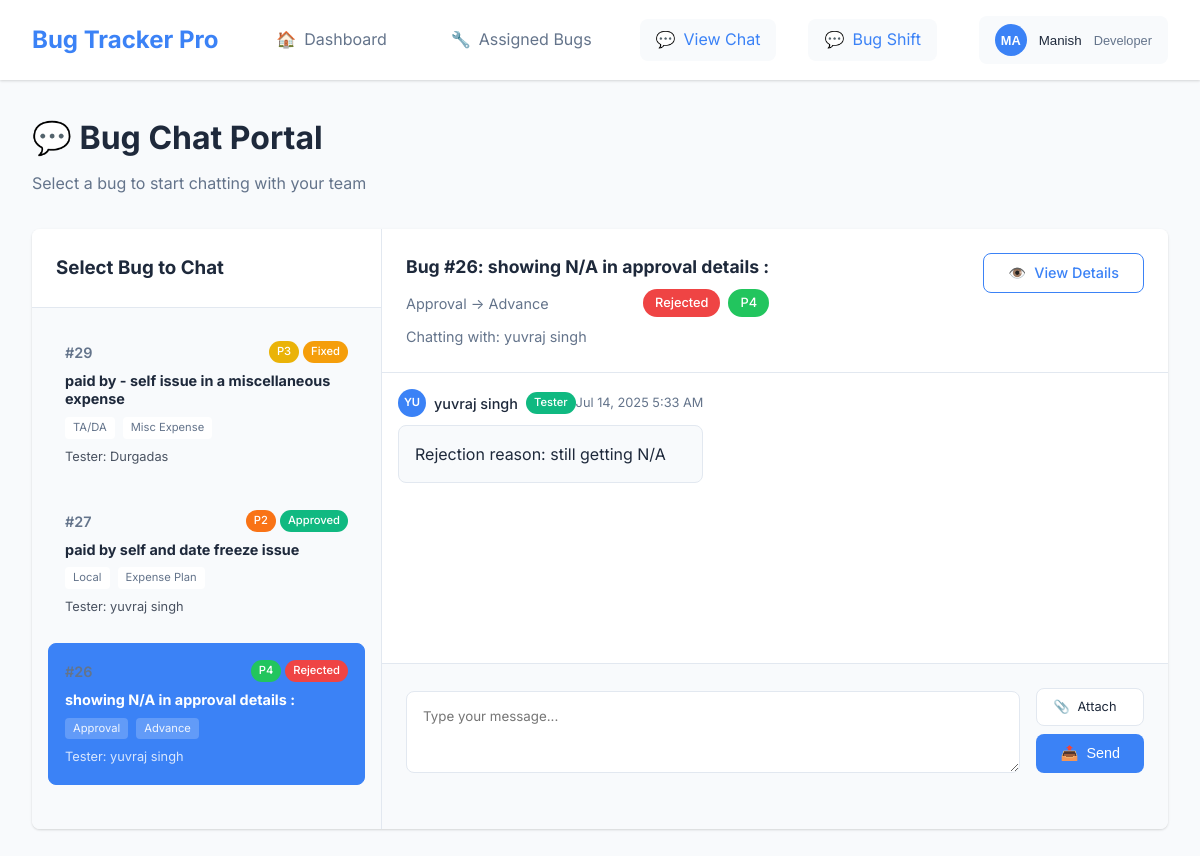
Screenshot of /chat_portal.php?bug_id=26 (signed in) with the database file from the repository.
### tables this page shows
CREATE TABLE `bug_tickets` (
  `id` int NOT NULL,
  `title` varchar(500) NOT NULL,
  `description` text NOT NULL,
  `priority` enum('P1','P2','P3','P4') NOT NULL,
  `visible_impact` text,
  `screenshot` varchar(255) DEFAULT NULL,
  `assigned_dev_id` int DEFAULT NULL,
  `created_by` int NOT NULL,
  `status` enum('pending','in_progress','fixed','approved','rejected') DEFAULT 'pending',
  `created_at` timestamp NOT NULL DEFAULT CURRENT_TIMESTAMP,
  `updated_at` timestamp NOT NULL DEFAULT CURRENT_TIMESTAMP ON UPDATE CURRENT_TIMESTAMP,
  `module` varchar(255) DEFAULT NULL,
  `submodule` varchar(255) DEFAULT NULL,
  `project_id` int DEFAULT NULL
);

CREATE TABLE `users` (
  `id` int NOT NULL,
  `name` varchar(255) NOT NULL,
  `email` varchar(255) NOT NULL,
  `password` varchar(255) NOT NULL,
  `role` enum('tester','developer','admin') NOT NULL DEFAULT 'tester',
  `created_at` timestamp NOT NULL DEFAULT CURRENT_TIMESTAMP,
  `updated_at` timestamp NOT NULL DEFAULT CURRENT_TIMESTAMP ON UPDATE CURRENT_TIMESTAMP
);

CREATE TABLE `bug_remarks` (
  `id` int NOT NULL,
  `bug_id` int NOT NULL,
  `user_id` int NOT NULL,
  `remark` text NOT NULL,
  `image` varchar(255) DEFAULT NULL,
  `timestamp` timestamp NOT NULL DEFAULT CURRENT_TIMESTAMP
);

### config.php (called while the page is built, shortened)
<?php
function getUserRole() {
    return $_SESSION['user_role'] ?? null;
}
function formatDate($date) {
    return date('M d, Y g:i A', strtotime($date));
}
function getPriorityColor($priority) {
    switch($priority) {
        case 'P2': return '#f97316';
        case 'P3': return '#eab308';
        case 'P4': return '#22c55e';
    }
}
function getStatusColor($status) {
    switch($status) {
        case 'fixed': return '#f59e0b';
        case 'approved': return '#10b981';
        case 'rejected': return '#ef4444';
    }
}
?>

### chat_portal.php (the view, shortened to what this page needs)
<?php
require_once 'config.php';
$userRole = getUserRole();
$selectedBugId = intval($_GET['bug_id'] ?? 0);
$bugs = [];
try {
    if ($userRole == 'tester') {
        $stmt = $pdo->prepare("
            SELECT bt.id, bt.title, bt.module, bt.submodule, bt.status, bt.priority, u.name as developer_name
            FROM bug_tickets bt
            LEFT JOIN users u ON bt.assigned_dev_id = u.id
            WHERE bt.created_by = ?
            ORDER BY bt.created_at DESC
        ");
        $stmt->execute([$_SESSION['user_id']]);
    } elseif ($userRole == 'developer') {
        $stmt = $pdo->prepare("
            SELECT bt.id, bt.title, bt.module, bt.submodule, bt.status, bt.priority, u.name as tester_name
            FROM bug_tickets bt
            JOIN users u ON bt.created_by = u.id
            WHERE bt.assigned_dev_id = ?
            ORDER BY bt.created_at DESC
        ");
        $stmt->execute([$_SESSION['user_id']]);
    }
    $bugs = $stmt->fetchAll();
} catch (PDOException $e) {
    $error = 'Failed to load bugs';
}
$selectedBug = null;
if ($selectedBugId > 0) {
    try {
        if ($userRole == 'tester') {
            $stmt = $pdo->prepare("
                SELECT bt.*, u.name as developer_name
                FROM bug_tickets bt
                LEFT JOIN users u ON bt.assigned_dev_id = u.id
                WHERE bt.id = ? AND bt.created_by = ?
            ");
            $stmt->execute([$selectedBugId, $_SESSION['user_id']]);
        } elseif ($userRole == 'developer') {
            $stmt = $pdo->prepare("
                SELECT bt.*, u.name as tester_name
                FROM bug_tickets bt
                JOIN users u ON bt.created_by = u.id
                WHERE bt.id = ? AND bt.assigned_dev_id = ?
            ");
            $stmt->execute([$selectedBugId, $_SESSION['user_id']]);
        }
        $selectedBug = $stmt->fetch();
    } catch (PDOException $e) {
    }
}
$messages = [];
if ($selectedBug) {
    try {
        $stmt = $pdo->prepare("
            SELECT br.*, u.name as user_name, u.role as user_role
            FROM bug_remarks br
            JOIN users u ON br.user_id = u.id
            WHERE br.bug_id = ?
            ORDER BY br.timestamp ASC
        ");
        $stmt->execute([$selectedBugId]);
        $messages = $stmt->fetchAll();
    } catch (PDOException $e) {
    }
}
?>
<!DOCTYPE html>
<html lang="en">
<head>
    <link rel="stylesheet" href="assets/css/style.css">
</head>
<body>
    <div class="app-container">
        <?php include 'includes/navbar.php'; ?>
        <main class="main-content">
            <div class="page-header">
                <h1>💬 Bug Chat Portal</h1>
                <p>Select a bug to start chatting with your team</p>
            </div>
            <div class="chat-portal-container">
                <div class="bugs-sidebar">
                    <h3>Select Bug to Chat</h3>
                    <div class="bugs-list-sidebar">
                        <?php if (empty($bugs)): ?>
                            <div class="no-bugs-sidebar">
                                <p>No bugs available for chat</p>
                            </div>
                        <?php else: ?>
                            <?php foreach ($bugs as $bug): ?>
                                <div class="bug-item-sidebar <?php echo ($bug['id'] == $selectedBugId) ? 'active' : ''; ?>"
                                     onclick="selectBug(<?php echo $bug['id']; ?>)">
                                    <div class="bug-item-header">
                                        <span class="bug-id">#<?php echo $bug['id']; ?></span>
                                        <div class="bug-badges-small">
                                            <span class="priority-badge-small" style="background-color: <?php echo getPriorityColor($bug['priority']); ?>">
                                                <?php echo $bug['priority']; ?>
                                            </span>
                                            <span class="status-badge-small" style="background-color: <?php echo getStatusColor($bug['status']); ?>">
                                                <?php echo ucfirst(str_replace('_', ' ', $bug['status'])); ?>
                                            </span>
                                        </div>
                                    </div>
                                    <h4><?php echo htmlspecialchars($bug['title']); ?></h4>
                                    <div class="bug-module-info">
                                        <span class="module-tag"><?php echo htmlspecialchars($bug['module']); ?></span>
                                        <span class="submodule-tag"><?php echo htmlspecialchars($bug['submodule']); ?></span>
                                    </div>
                                    <p class="bug-assignee-small">
                                        <?php if ($userRole == 'tester'): ?>
                                            Dev: <?php echo $bug['developer_name'] ? htmlspecialchars($bug['developer_name']) : 'Unassigned'; ?>
                                        <?php else: ?>
                                            Tester: <?php echo htmlspecialchars($bug['tester_name']); ?>
                                        <?php endif; ?>
                                    </p>
                                </div>
                            <?php endforeach; ?>
                        <?php endif; ?>
                    </div>
                </div>
                <div class="chat-area">
                    <?php if (!$selectedBug): ?>
                        <div class="no-bug-selected">
                            <div class="no-bug-icon">💬</div>
                            <h3>Select a Bug to Start Chatting</h3>
                            <p>Choose a bug from the sidebar to begin the conversation with your team member.</p>
                        </div>
                    <?php else: ?>
                        <div class="chat-header">
                            <div class="selected-bug-info">
                                <h3>Bug #<?php echo $selectedBug['id']; ?>: <?php echo htmlspecialchars($selectedBug['title']); ?></h3>
                                <div class="bug-meta-chat">
                                    <span class="module-info"><?php echo htmlspecialchars($selectedBug['module']); ?> → <?php echo htmlspecialchars($selectedBug['submodule']); ?></span>
                                    <div class="bug-badges">
                                        <span class="status-badge" style="background-color: <?php echo getStatusColor($selectedBug['status']); ?>">
                                            <?php echo ucfirst(str_replace('_', ' ', $selectedBug['status'])); ?>
                                        </span>
                                        <span class="priority-badge" style="background-color: <?php echo getPriorityColor($selectedBug['priority']); ?>">
                                            <?php echo $selectedBug['priority']; ?>
                                        </span>
                                    </div>
                                </div>
                                <p class="chat-with">
                                    Chatting with:
                                    <?php if ($userRole == 'tester'): ?>
                                        <?php echo $selectedBug['developer_name'] ? htmlspecialchars($selectedBug['developer_name']) : 'Unassigned Developer'; ?>
                                    <?php else: ?>
                                        <?php echo htmlspecialchars($selectedBug['tester_name']); ?>
                                    <?php endif; ?>
                                </p>
                            </div>
                            <div class="chat-actions">
                                <a href="view_bug.php?id=<?php echo $selectedBug['id']; ?>" class="btn btn-outline btn-small">
                                    <span>👁️</span> View Details
                                </a>
                            </div>
                        </div>
                        <div class="chat-messages" id="chatMessages">
                            <?php if (empty($messages)): ?>
                                <div class="no-messages">
                                    <div class="no-messages-icon">💬</div>
                                    <h4>Start the conversation</h4>
                                    <p>No messages yet. Be the first to start discussing this bug!</p>
                                </div>
                            <?php else: ?>
                                <?php foreach ($messages as $message): ?>
                                    <div class="message <?php echo $message['user_role']; ?> <?php echo ($message['user_id'] == $_SESSION['user_id']) ? 'own-message' : 'other-message'; ?>">
                                        <div class="message-header">
                                            <div class="message-author">
                                                <span class="author-avatar"><?php echo strtoupper(substr($message['user_name'], 0, 2)); ?></span>
                                                <span class="author-name"><?php echo htmlspecialchars($message['user_name']); ?></span>
                                                <span class="author-role"><?php echo ucfirst($message['user_role']); ?></span>
                                            </div>
                                            <span class="message-time"><?php echo formatDate($message['timestamp']); ?></span>
                                        </div>
                                        <div class="message-content">
                                            <p><?php echo nl2br(htmlspecialchars($message['remark'])); ?></p>
                                        </div>
                                    </div>
                                <?php endforeach; ?>
                            <?php endif; ?>
                        </div>
                        <div class="chat-input">
                            <form method="POST" enctype="multipart/form-data" class="message-form">
                                <div class="input-group">
                                    <textarea name="message" placeholder="Type your message..." rows="3" required></textarea>
                                    <div class="input-actions">
                                        <label for="image" class="file-upload-btn">
                                            <span>📎</span> Attach
                                        </label>
                                        <button type="submit" class="btn btn-primary">
                                            <span>📤</span> Send
                                        </button>
                                    </div>
                                </div>
                            </form>
                        </div>
                    <?php endif; ?>
                </div>
            </div>
        </main>
    </div>
</body>
</html>

### assets/css/style.css (style rules this page uses)
:root { --primary-color: #3b82f6; --primary-hover: #2563eb; --secondary-color: #64748b; --success-color: #10b981; --warning-color: #f59e0b; --error-color: #ef4444; --background-color: #f8fafc; --surface-color: #ffffff; --text-primary: #1e293b; --text-secondary: #64748b; --border-color: #e2e8f0; --border-radius: 8px; --box-shadow: 0 1px 3px 0 rgba(0, 0, 0, 0.1), 0 1px 2px 0 rgba(0, 0, 0, 0.06); --box-shadow-lg: 0 10px 15px -3px rgba(0, 0, 0, 0.1), 0 4px 6px -2px rgba(0, 0, 0, 0.05); }
* { margin: 0; padding: 0; box-sizing: border-box; }
body { font-family: 'Inter', -apple-system, BlinkMacSystemFont, 'Segoe UI', Roboto, sans-serif; background-color: var(--background-color); color: var(--text-primary); line-height: 1.6; }
.btn { display: inline-flex; align-items: center; gap: 0.5rem; padding: 0.75rem 1.5rem; border: none; border-radius: var(--border-radius); font-weight: 500; text-decoration: none; cursor: pointer; transition: all 0.3s ease; font-size: 0.9rem; line-height: 1; }
.btn-primary { background: var(--primary-color); color: white; }
.btn-outline { background: transparent; color: var(--primary-color); border: 1px solid var(--primary-color); }
.app-container { display: flex; flex-direction: column; min-height: 100vh; }
.main-content { flex: 1; padding: 2rem; max-width: 1200px; margin: 0 auto; width: 100%; }
.priority-badge, .status-badge { padding: 0.25rem 0.75rem; border-radius: 20px; font-size: 0.8rem; font-weight: 500; color: white; }
.page-header { margin-bottom: 2rem; }
.page-header h1 { font-size: 2rem; margin-bottom: 0.5rem; color: var(--text-primary); }
.page-header p { color: var(--text-secondary); }
.bug-id { color: var(--text-secondary); font-size: 0.9rem; }
.bug-badges { display: flex; gap: 0.5rem; }

### rows the page displays
bug_tickets: id "29", priority "P3", status "Fixed", title "paid by - self issue in a miscellaneous expense", module "TA/DA", submodule "Misc Expense", created_by.name "Durgadas"
bug_tickets: id "27", priority "P2", status "Approved", title "paid by self and date freeze issue", module "Local", submodule "Expense Plan", created_by.name "yuvraj singh"
bug_tickets: priority "P4", status "Rejected", title "showing N/A in approval details :", module "Approval", submodule "Advance", created_by.name "yuvraj singh", id "26"
bug_remarks: user.name "YU", user.name "yuvraj singh", user.role "Tester", timestamp "Jul 14, 2025 5:33 AM", remark "Rejection reason: still getting N/A"

### other values shown
SITE_NAME "Bug Tracker Pro"
substr($_SESSION['user_name'], 0, 2) "MA"
$_SESSION['user_name'] "Manish"
getUserRole() "Developer"
